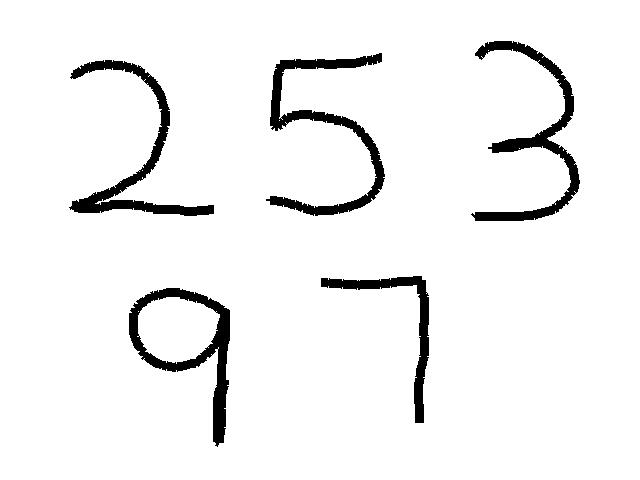
#> input picture image.jpg, 640 x 480 px
$ python performRecognition.py
#> lines starting #> are read from the running program, lines starting #| are printed output that depends on the picture; after the words box and inside, x2 and y2 are one past the last pixel; in counts of white or black regions, pixels touching at a corner belong together
# Import the modules
import cv2
import joblib
from skimage.feature import hog
import numpy as np

# Load the classifier
clf = joblib.load("myclassifier.pkl")
#> (reads myclassifier.pkl from the repository)

# Read the input image
im = cv2.imread("image.jpg")
#> im is the input picture: shape (480, 640, 3); min 0, max 255, mean 241.2

# Convert to grayscale and apply Gaussian filtering
im_gray = cv2.cvtColor(im, cv2.COLOR_BGR2GRAY)
im_gray = cv2.GaussianBlur(im_gray, (5, 5), 0)
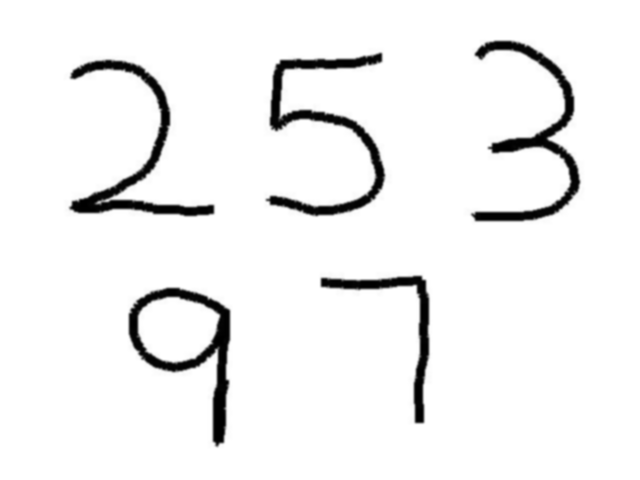
#> im_gray: shape (480, 640); min 0, max 255, mean 241.2

# cv2.imshow('Hello',im_gray)
# cv2.waitKey(0)
# cv2.destroyAllWindows()

# Threshold the image
ret, im_th = cv2.threshold(im_gray, 90, 255, cv2.THRESH_BINARY_INV)
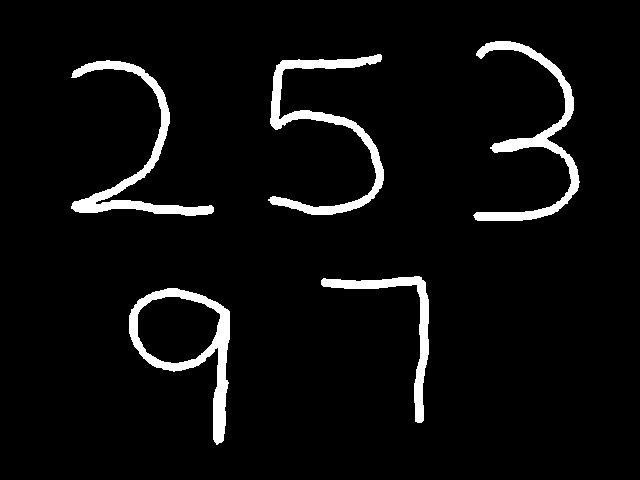
#> im_th: shape (480, 640); 5.1% white; 5 white regions

# Find contours in the image
ctrs, hier = cv2.findContours(im_th.copy(), cv2.RETR_EXTERNAL, cv2.CHAIN_APPROX_SIMPLE)[-2:]
#> ctrs = 5 contours; box (x1, y1, x2, y2) and area: (129, 288, 230, 445) 7324, (268, 54, 384, 215) 3158, (473, 41, 580, 221) 2986, (71, 60, 214, 216) 2936, (321, 276, 429, 423) 1865


cv2.drawContours(im, ctrs, -1, (0, 255, 0), 3)
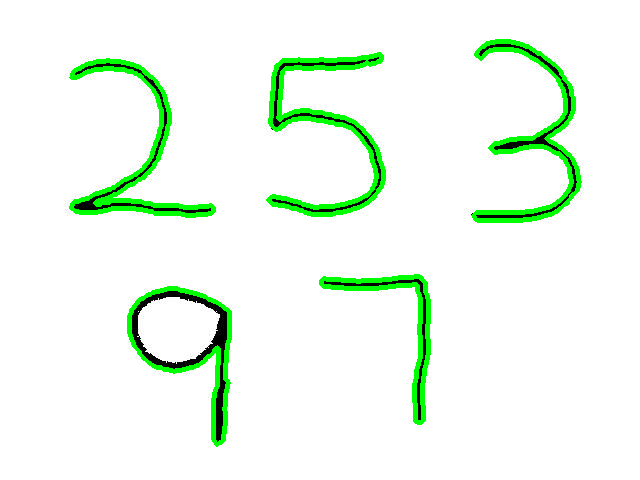
#> im: shape (480, 640, 3); 5.29% of pixels changed, all inside (x1, y1, x2, y2) = (69, 39, 582, 447)

cv2.imshow('Contours', im)
cv2.waitKey(0)
cv2.destroyAllWindows()

# Get rectangles contains each contour
rects = [cv2.boundingRect(ctr) for ctr in ctrs]
#> rects = [(129, 288, 101, 157), (321, 276, 108, 147), (71, 60, 143, 156), (268, 54, 116, 161), (473, 41, 107, 180)]

# For each rectangular region, calculate HOG features and predict the digit using Linear SVM.
for rect in rects:
    # Draw the rectangles
    cv2.rectangle(im, (rect[0], rect[1]), (rect[0] + rect[2], rect[1] + rect[3]), (0, 255, 0), 5)
    # Make the rectangular region around the digit
    leng = int(rect[3] * 1.6)
    pt1 = abs(int(rect[1] + rect[3] // 2 - leng // 2))
    pt2 = abs(int(rect[0] + rect[2] // 2 - leng // 2))
    roi = im_th[pt1:pt1 + leng, pt2:pt2 + leng]
    # Resize the image
    if roi.any():
        roi = cv2.resize(roi, (28, 28), interpolation=cv2.INTER_AREA)
        roi = cv2.dilate(roi, (3, 3))
    # Calculate the HOG features
    roi_hog_fd = hog(roi, orientations=9, pixels_per_cell=(14, 14), cells_per_block=(1, 1), visualize=False)
    nbr = clf.predict(np.array([roi_hog_fd], 'float64'))
    cv2.putText(im, str(int(nbr[0])), (rect[0], rect[1]), cv2.FONT_HERSHEY_DUPLEX, 2, (0, 255, 255), 3)
#> this loop made 5 passes
#> (rect, leng, pt1, pt2, nbr) on passes 1 to 5: ((129, 288, 101, 157), 251, 241, 54, [9]), ((321, 276, 108, 147), 235, 232, 258, [7]), ((71, 60, 143, 156), 249, 14, 18, [2]), ((268, 54, 116, 161), 257, 6, 198, [5]), ((473, 41, 107, 180), 288, 13, 382, [3])
#> pass 1, `roi = im_th[pt1:pt1 + leng, pt2:pt2 + leng]`:
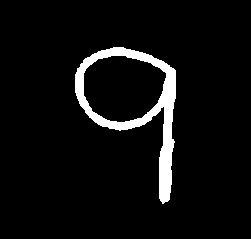
#> roi: shape (239, 251); 5.6% white; 1 white region, box (x1, y1, x2, y2) and area: (75, 47, 176, 204) 3351
#> pass 2, `roi = im_th[pt1:pt1 + leng, pt2:pt2 + leng]`:
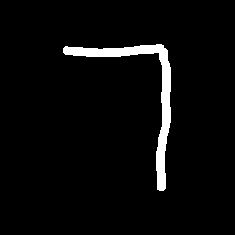
#> roi: shape (235, 235); 3.8% white; 1 white region, box (x1, y1, x2, y2) and area: (63, 44, 171, 191) 2110
#> after the loop:
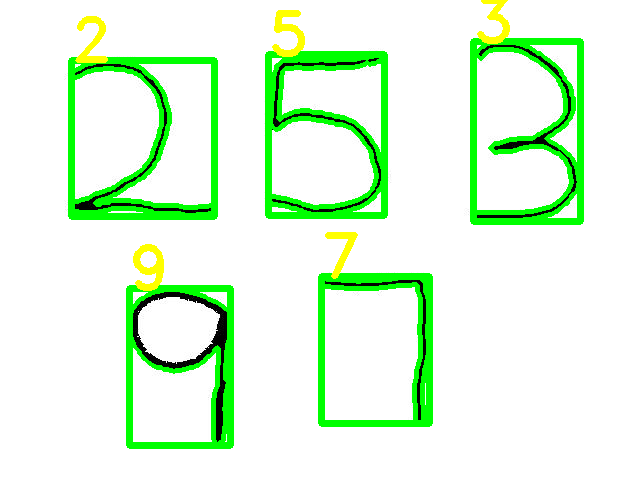
#> im: shape (480, 640, 3); 6.11% of pixels changed, all inside (x1, y1, x2, y2) = (68, 0, 584, 449)
#> after the loop:
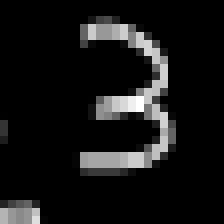
#> roi: shape (28, 28) (shown 8 times larger); min 0, max 253, mean 21.6

# Display image with output text
cv2.imshow("Number", im)
cv2.waitKey(0)
cv2.destroyAllWindows()
